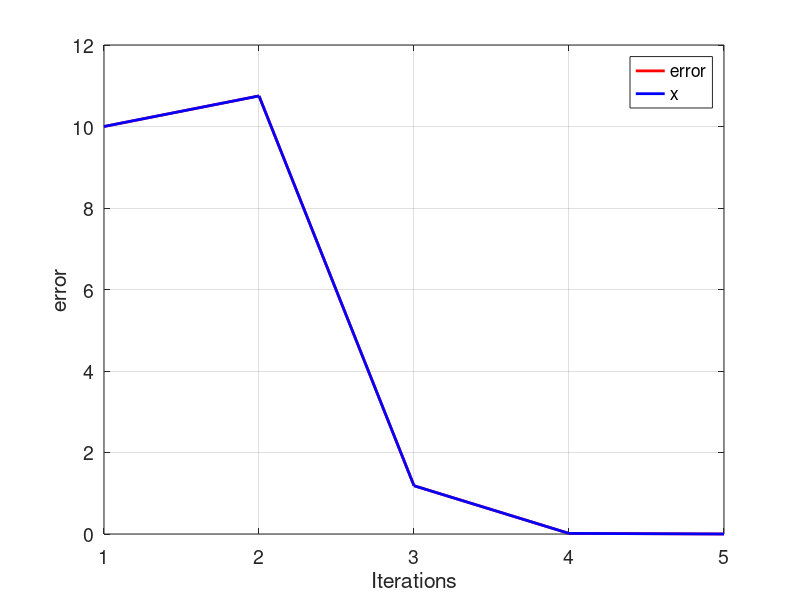

MATLAB code for this plot:
clear , clc
init_value=2
i=1;
e(i)=10;
while(e(i)>0.001)
             if(i==1)
                    x(i)=init_value;
             end
            g(i)=real (5/x(i)^2-10);
           i=i+1;
           x(i)=g(i-1);
           e(i)=abs(x(i-1)-x(i));
           if  (e(i)  >  50)
                     break;
           end
end
tamanio=size(e);
ite= 1:1:tamanio(2);

figure('DefaultAxesFontSize',14)

plot(ite,e,'color',[1  0  0], 'LineWidth',2);
grid on;
hold on;
plot(ite,e,'color',[0  0  1], 'LineWidth',2);
xlabel('Iterations')
ylabel('error')
legend('error','x')

